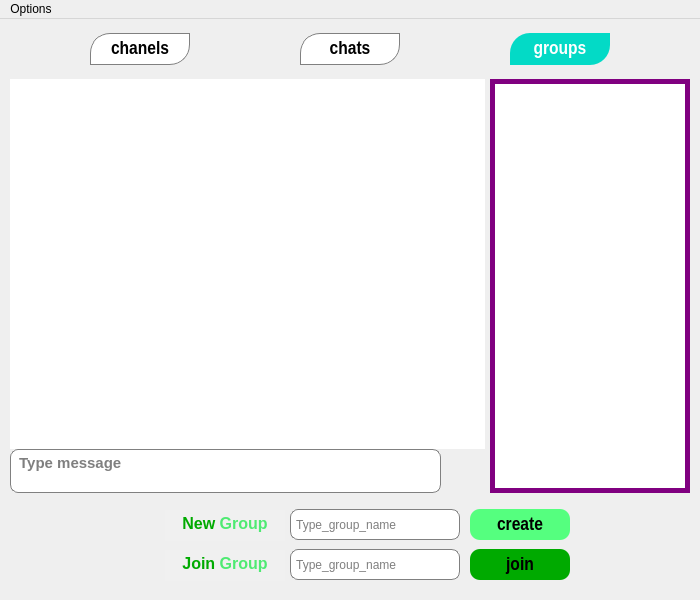
<?xml version="1.0" encoding="UTF-8"?>
<ui version="4.0">
 <class>groups</class>
 <widget class="QMainWindow" name="groups">
  <property name="geometry">
   <rect>
    <x>0</x>
    <y>0</y>
    <width>700</width>
    <height>600</height>
   </rect>
  </property>
  <property name="minimumSize">
   <size>
    <width>700</width>
    <height>600</height>
   </size>
  </property>
  <property name="maximumSize">
   <size>
    <width>700</width>
    <height>600</height>
   </size>
  </property>
  <property name="windowTitle">
   <string>groups</string>
  </property>
  <property name="windowIcon">
   <iconset resource="aks.qrc">
    <normaloff>:/photo/image/Screenshot_20230626_130222_Telegram.jpg</normaloff>:/photo/image/Screenshot_20230626_130222_Telegram.jpg</iconset>
  </property>
  <property name="styleSheet">
   <string notr="true">QLineEdit{
border:1px solid gray;
border-radius:8px;
}
QLineEdit:focus{
border:1px solid #03dac6;
}</string>
  </property>
  <widget class="QWidget" name="centralwidget">
   <widget class="QPushButton" name="channelpb">
    <property name="geometry">
     <rect>
      <x>90</x>
      <y>14</y>
      <width>100</width>
      <height>32</height>
     </rect>
    </property>
    <property name="font">
     <font>
      <family>Arial Narrow</family>
      <pointsize>14</pointsize>
      <weight>75</weight>
      <bold>true</bold>
     </font>
    </property>
    <property name="styleSheet">
     <string notr="true">QPushButton{
background:white;
font-size:14pt;
border:1px solid gray;
border-top-left-radius:20px;
border-bottom-right-radius:20px;
}

QPushButton:hover{
background:#41cd52;
}</string>
    </property>
    <property name="text">
     <string>chanels</string>
    </property>
   </widget>
   <widget class="QTextEdit" name="textEdit_2">
    <property name="geometry">
     <rect>
      <x>165</x>
      <y>531</y>
      <width>120</width>
      <height>31</height>
     </rect>
    </property>
    <property name="cursor" stdset="0">
     <cursorShape>PointingHandCursor</cursorShape>
    </property>
    <property name="styleSheet">
     <string notr="true">
background-color: rgb(240, 240, 240);</string>
    </property>
    <property name="frameShape">
     <enum>QFrame::NoFrame</enum>
    </property>
    <property name="readOnly">
     <bool>true</bool>
    </property>
    <property name="html">
     <string>&lt;!DOCTYPE HTML PUBLIC &quot;-//W3C//DTD HTML 4.0//EN&quot; &quot;http://www.w3.org/TR/REC-html40/strict.dtd&quot;&gt;
&lt;html&gt;&lt;head&gt;&lt;meta name=&quot;qrichtext&quot; content=&quot;1&quot; /&gt;&lt;style type=&quot;text/css&quot;&gt;
p, li { white-space: pre-wrap; }
&lt;/style&gt;&lt;/head&gt;&lt;body style=&quot; font-family:'MS Shell Dlg 2'; font-size:8.25pt; font-weight:400; font-style:normal;&quot;&gt;
&lt;p align=&quot;center&quot; style=&quot; margin-top:0px; margin-bottom:0px; margin-left:0px; margin-right:0px; -qt-block-indent:0; text-indent:0px;&quot;&gt;&lt;span style=&quot; font-family:'MS Shell Dlg 2'; font-size:12pt; font-weight:600; color:#00aa00;&quot;&gt;Join&lt;/span&gt;&lt;span style=&quot; font-family:'MS Shell Dlg 2'; font-size:12pt; font-weight:600;&quot;&gt; &lt;/span&gt;&lt;span style=&quot; font-family:'MS Shell Dlg 2'; font-size:12pt; font-weight:600; color:#4eea72;&quot;&gt;Group&lt;/span&gt;&lt;/p&gt;&lt;/body&gt;&lt;/html&gt;</string>
    </property>
   </widget>
   <widget class="QTextEdit" name="chat_ted">
    <property name="geometry">
     <rect>
      <x>10</x>
      <y>60</y>
      <width>475</width>
      <height>370</height>
     </rect>
    </property>
    <property name="font">
     <font>
      <family>Arial</family>
      <pointsize>11</pointsize>
      <weight>75</weight>
      <bold>true</bold>
     </font>
    </property>
    <property name="styleSheet">
     <string notr="true">QTextEdit{
border-image: url(:/photo/image/Screenshot_2023-06-26-19-28-14-376-edit_org.telegram.messenger.jpg);
border-radius:8px;
}</string>
    </property>
    <property name="readOnly">
     <bool>true</bool>
    </property>
   </widget>
   <widget class="QPushButton" name="joinpb">
    <property name="geometry">
     <rect>
      <x>470</x>
      <y>530</y>
      <width>100</width>
      <height>31</height>
     </rect>
    </property>
    <property name="font">
     <font>
      <family>Arial Narrow</family>
      <pointsize>14</pointsize>
      <weight>75</weight>
      <bold>true</bold>
     </font>
    </property>
    <property name="styleSheet">
     <string notr="true">QPushButton{
background-color: rgb(0, 170, 0);
font-size:14pt;
border-radius:10px;
}</string>
    </property>
    <property name="text">
     <string>join</string>
    </property>
   </widget>
   <widget class="QTextEdit" name="textEdit">
    <property name="geometry">
     <rect>
      <x>165</x>
      <y>491</y>
      <width>120</width>
      <height>31</height>
     </rect>
    </property>
    <property name="cursor" stdset="0">
     <cursorShape>PointingHandCursor</cursorShape>
    </property>
    <property name="styleSheet">
     <string notr="true">background-color: rgb(240, 240, 240);</string>
    </property>
    <property name="frameShape">
     <enum>QFrame::NoFrame</enum>
    </property>
    <property name="readOnly">
     <bool>true</bool>
    </property>
    <property name="html">
     <string>&lt;!DOCTYPE HTML PUBLIC &quot;-//W3C//DTD HTML 4.0//EN&quot; &quot;http://www.w3.org/TR/REC-html40/strict.dtd&quot;&gt;
&lt;html&gt;&lt;head&gt;&lt;meta name=&quot;qrichtext&quot; content=&quot;1&quot; /&gt;&lt;style type=&quot;text/css&quot;&gt;
p, li { white-space: pre-wrap; }
&lt;/style&gt;&lt;/head&gt;&lt;body style=&quot; font-family:'MS Shell Dlg 2'; font-size:8.25pt; font-weight:400; font-style:normal;&quot;&gt;
&lt;p align=&quot;center&quot; style=&quot; margin-top:0px; margin-bottom:0px; margin-left:0px; margin-right:0px; -qt-block-indent:0; text-indent:0px;&quot;&gt;&lt;span style=&quot; font-family:'MS Shell Dlg 2'; font-size:12pt; font-weight:600; color:#00aa00;&quot;&gt;New&lt;/span&gt;&lt;span style=&quot; font-family:'MS Shell Dlg 2'; font-size:12pt; font-weight:600;&quot;&gt; &lt;/span&gt;&lt;span style=&quot; font-family:'MS Shell Dlg 2'; font-size:12pt; font-weight:600; color:#4eea72;&quot;&gt;Group&lt;/span&gt;&lt;/p&gt;&lt;/body&gt;&lt;/html&gt;</string>
    </property>
   </widget>
   <widget class="QListWidget" name="list">
    <property name="geometry">
     <rect>
      <x>490</x>
      <y>60</y>
      <width>200</width>
      <height>414</height>
     </rect>
    </property>
    <property name="font">
     <font>
      <pointsize>11</pointsize>
      <weight>75</weight>
      <bold>true</bold>
     </font>
    </property>
    <property name="styleSheet">
     <string notr="true">border:5px solid  purple;</string>
    </property>
   </widget>
   <widget class="QTextEdit" name="type_ted">
    <property name="geometry">
     <rect>
      <x>10</x>
      <y>430</y>
      <width>431</width>
      <height>44</height>
     </rect>
    </property>
    <property name="font">
     <font>
      <family>Arial</family>
      <pointsize>11</pointsize>
      <weight>75</weight>
      <bold>true</bold>
     </font>
    </property>
    <property name="styleSheet">
     <string notr="true">QTextEdit{
background:white;
border:1px solid gray;
border-radius:8px;
}
QTextEdit:focus{
border:1px solid #03dac6;
}</string>
    </property>
    <property name="frameShape">
     <enum>QFrame::NoFrame</enum>
    </property>
    <property name="frameShadow">
     <enum>QFrame::Sunken</enum>
    </property>
    <property name="placeholderText">
     <string> Type message</string>
    </property>
   </widget>
   <widget class="QPushButton" name="grouppb">
    <property name="geometry">
     <rect>
      <x>510</x>
      <y>14</y>
      <width>100</width>
      <height>32</height>
     </rect>
    </property>
    <property name="font">
     <font>
      <family>Arial Narrow</family>
      <pointsize>14</pointsize>
      <weight>75</weight>
      <bold>true</bold>
     </font>
    </property>
    <property name="styleSheet">
     <string notr="true">QPushButton{
background:#03dac6;
color:white;
font-size:14pt;
border:0px;
border-top-left-radius:20px;
border-bottom-right-radius:20px;
}</string>
    </property>
    <property name="text">
     <string>groups</string>
    </property>
   </widget>
   <widget class="QLineEdit" name="jo_group_lineEdit">
    <property name="geometry">
     <rect>
      <x>290</x>
      <y>530</y>
      <width>170</width>
      <height>31</height>
     </rect>
    </property>
    <property name="toolTip">
     <string>Type_channel_name</string>
    </property>
    <property name="placeholderText">
     <string> Type_group_name</string>
    </property>
   </widget>
   <widget class="QLineEdit" name="cr_group_lineEdit">
    <property name="geometry">
     <rect>
      <x>290</x>
      <y>490</y>
      <width>170</width>
      <height>31</height>
     </rect>
    </property>
    <property name="toolTip">
     <string>Type_channel_name</string>
    </property>
    <property name="placeholderText">
     <string> Type_group_name</string>
    </property>
   </widget>
   <widget class="QPushButton" name="chatpb">
    <property name="geometry">
     <rect>
      <x>300</x>
      <y>14</y>
      <width>100</width>
      <height>32</height>
     </rect>
    </property>
    <property name="font">
     <font>
      <family>Arial Narrow</family>
      <pointsize>14</pointsize>
      <weight>75</weight>
      <bold>true</bold>
     </font>
    </property>
    <property name="styleSheet">
     <string notr="true">QPushButton{
background:white;
font-size:14pt;
border:1px solid gray;
border-top-left-radius:20px;
border-bottom-right-radius:20px;
}

QPushButton:hover{
background:#41cd52;
}</string>
    </property>
    <property name="text">
     <string>chats</string>
    </property>
    <property name="autoDefault">
     <bool>false</bool>
    </property>
    <property name="flat">
     <bool>false</bool>
    </property>
   </widget>
   <widget class="QPushButton" name="pushButton">
    <property name="geometry">
     <rect>
      <x>441</x>
      <y>430</y>
      <width>44</width>
      <height>44</height>
     </rect>
    </property>
    <property name="cursor">
     <cursorShape>PointingHandCursor</cursorShape>
    </property>
    <property name="mouseTracking">
     <bool>false</bool>
    </property>
    <property name="acceptDrops">
     <bool>false</bool>
    </property>
    <property name="autoFillBackground">
     <bool>false</bool>
    </property>
    <property name="styleSheet">
     <string notr="true">image: url(:/photo/image/tell.jpg);</string>
    </property>
    <property name="text">
     <string/>
    </property>
    <property name="flat">
     <bool>true</bool>
    </property>
   </widget>
   <widget class="QLabel" name="label_2">
    <property name="geometry">
     <rect>
      <x>130</x>
      <y>530</y>
      <width>31</width>
      <height>31</height>
     </rect>
    </property>
    <property name="styleSheet">
     <string notr="true">border-image: url(:/photo/image/Screenshot_20230626_130222_Telegram.jpg);</string>
    </property>
    <property name="text">
     <string/>
    </property>
   </widget>
   <widget class="QLabel" name="label">
    <property name="geometry">
     <rect>
      <x>130</x>
      <y>490</y>
      <width>31</width>
      <height>31</height>
     </rect>
    </property>
    <property name="styleSheet">
     <string notr="true">border-image: url(:/photo/image/Screenshot_20230626_130222_Telegram.jpg);</string>
    </property>
    <property name="text">
     <string/>
    </property>
   </widget>
   <widget class="QPushButton" name="creatpb">
    <property name="geometry">
     <rect>
      <x>470</x>
      <y>490</y>
      <width>100</width>
      <height>31</height>
     </rect>
    </property>
    <property name="font">
     <font>
      <family>Arial Narrow</family>
      <pointsize>14</pointsize>
      <weight>75</weight>
      <bold>true</bold>
     </font>
    </property>
    <property name="styleSheet">
     <string notr="true">background-color: rgb(85, 255, 127);
font-size:14pt;
border-radius:10px;
</string>
    </property>
    <property name="text">
     <string>create</string>
    </property>
   </widget>
  </widget>
  <widget class="QMenuBar" name="menubar">
   <property name="geometry">
    <rect>
     <x>0</x>
     <y>0</y>
     <width>700</width>
     <height>21</height>
    </rect>
   </property>
   <widget class="QMenu" name="menuOptions">
    <property name="title">
     <string>Options</string>
    </property>
    <addaction name="actionLog_out"/>
    <addaction name="separator"/>
    <addaction name="actionGet_group_list"/>
   </widget>
   <addaction name="menuOptions"/>
  </widget>
  <action name="actionLog_out">
   <property name="text">
    <string>Log out</string>
   </property>
   <property name="shortcut">
    <string>Ctrl+L</string>
   </property>
  </action>
  <action name="actionGet_group_list">
   <property name="text">
    <string>Get group list</string>
   </property>
   <property name="shortcut">
    <string>Ctrl+G</string>
   </property>
  </action>
 </widget>
 <resources>
  <include location="aks.qrc"/>
 </resources>
 <connections/>
</ui>
